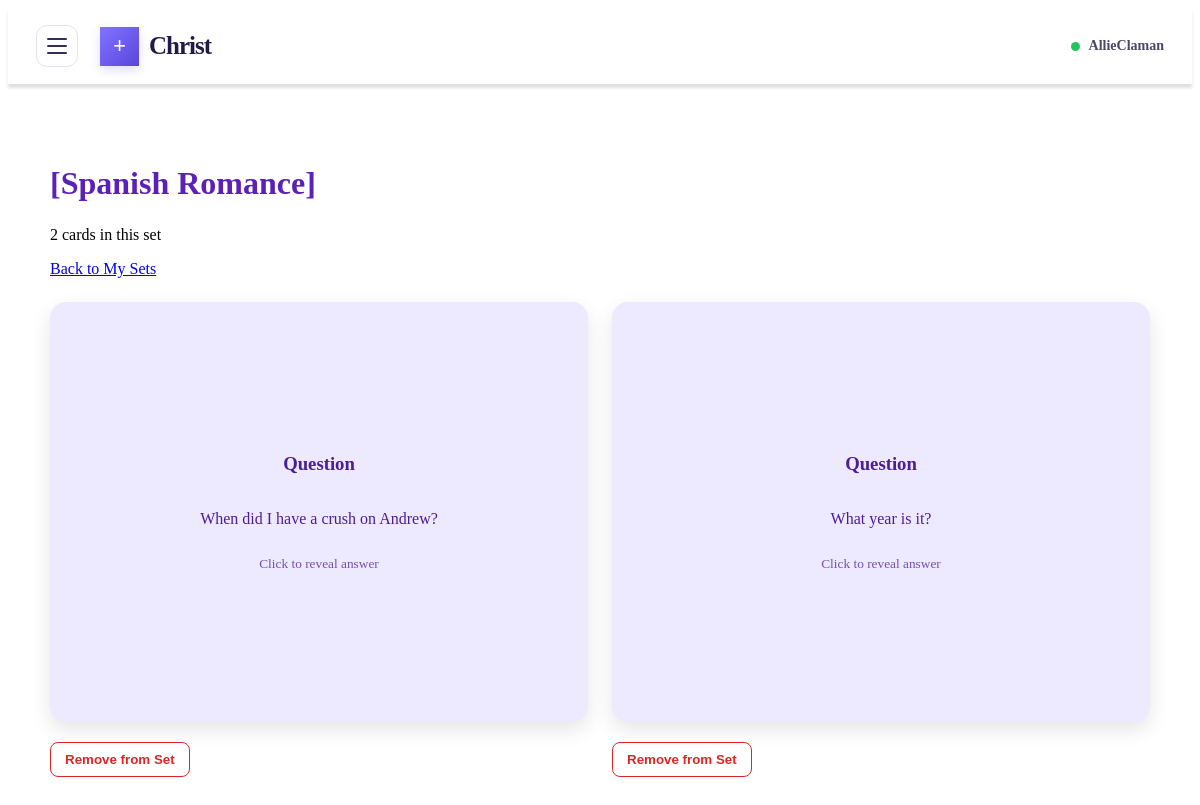
/sets/12 (signed in), run on the app's committed database.
### papo_cito.py (models this page shows)
class CardSet(db.Model):
    __tablename__ = "card_sets"
    id = db.Column(db.Integer, primary_key=True)
    name = db.Column(db.String(100), nullable=False)
    user_id = db.Column(db.Integer, db.ForeignKey("pot_users.id"), nullable=False)
    cards = db.relationship("Card", secondary=card_set_cards, backref=db.backref("sets", lazy="select"))

class Card(db.Model):
    __tablename__ = "cards"
    id = db.Column(db.Integer, primary_key=True)
    question = db.Column(db.String(200))
    answer = db.Column(db.Text)
    user_id = db.Column(db.Integer, db.ForeignKey("pot_users.id"), nullable=False)

### papo_cito.py (the view)
@app.route("/sets/<int:set_id>")
def view_set(set_id):
    if "user_id" not in session:
        return redirect(url_for("login"))
    card_set = CardSet.query.filter_by(
        id=set_id,
        user_id=session["user_id"]
    ).first_or_404()
    return render_template(
        "set_detail.html",
        card_set=card_set,
        cards=card_set.cards
    )

### templates/set_detail.html (shortened to what this page needs)
{% extends "base.html" %}
{% block content %}
	<div class="cards-page">
	<h1>[{{ card_set.name }}]</h1>
	<p>{{ cards|length }} cards in this set</p>
	<p>
	<a href="{{ url_for('my_sets') }}">Back to My Sets</a>
	</p>
	<div class="cards-grid">
	{% for card in cards %}
		<div class="card-item">
			<div class="flashcard" onclick="flipCard(this)">
				<div class="flashcard-inner">
					<div class="flashcard-front">
						<h3>Question</h3>
						<p>{{ card.question }}</p>
						<small>Click to reveal answer</small>
					</div>
					<div class="flashcard-back">
						<h3>Answer</h3>
						<p>{{ card.answer }}</p>
						<small>Click to return</small>
					</div>
				</div>
			</div>
			<form
				method="POST"
				action="{{ url_for('remove_card_from_set',
					set_id=card_set.id,
					card_id=card.id) }}"
				onsubmit="return confirm('Remove this card from the set?');"
				>
				<button type="submit" class="remove-set-button">
					Remove from Set
				</button>
			</form>
		</div>
	{% else %}
		<p>This set is empty. Add some flashcards to get started!</p>
	{% endfor %}
	</div>
	</div>
{% endblock %}

### static/css/style.css (style rules this page uses)
.cards-page { max-width: 1100px; margin:40px auto; padding: 20px; }
.cards-page h1 { color: #5b21b6; margin-bottom: 24px; }
.cards-grid { display: grid; grid-template-columns: repeat(auto-fit, minmax(230px, 1fr)); gap: 24px; margin-top: 24px; }
.flashcard { height: 420px; perspective: 1000px; cursor: pointer; }
.flashcard-inner { position:relative; width: 100%; height: 100%; transition: transform 0.6s; transform-style: preserve-3d; }
.flashcard-front, .flashcard-back { position: absolute; inset: 0; padding: 24px; border-radius: 16px; box-sizing: border-box; display: flex; flex-direction: column; justify-content:center; align-items: center; text-align: center; backface-visibility: hidden; box-shadow: 0 8px 20px rgba(0, 0, 0, 0.10); overflow-wrap: anywhere; }
.flashcard-front { background: #ede9fe; color: #4c1d95; }
.flashcard-back { background: #5b21b6; color: white; transform:rotateY(180deg); }
.flashcard h3 { margin-top: 0; }
.flashcard p { white-space:pre-wrap; }
.flashcard small { margin-top: 12px; opacity:0.75; }
.card-item { display: flex; flex-direction: column; gap: 8px; }
.remove-set-button { margin-top: 12px; padding: 9px 14px; border: 1px solid #dc2626; border-radius: 8px; background: white; color: #dc2626; font-weight: 600; cursor: pointer; transition: background 0.2s ease, color 0.2s ease; }

### data on the page
CardSet: name "Spanish Romance"
Card: question "When did I have a crush on Andrew?"
Card: question "What year is it?"

### other printed values
{{ session.get("user", "Student") }} "AllieClaman"
{{ cards|length }} "2"
